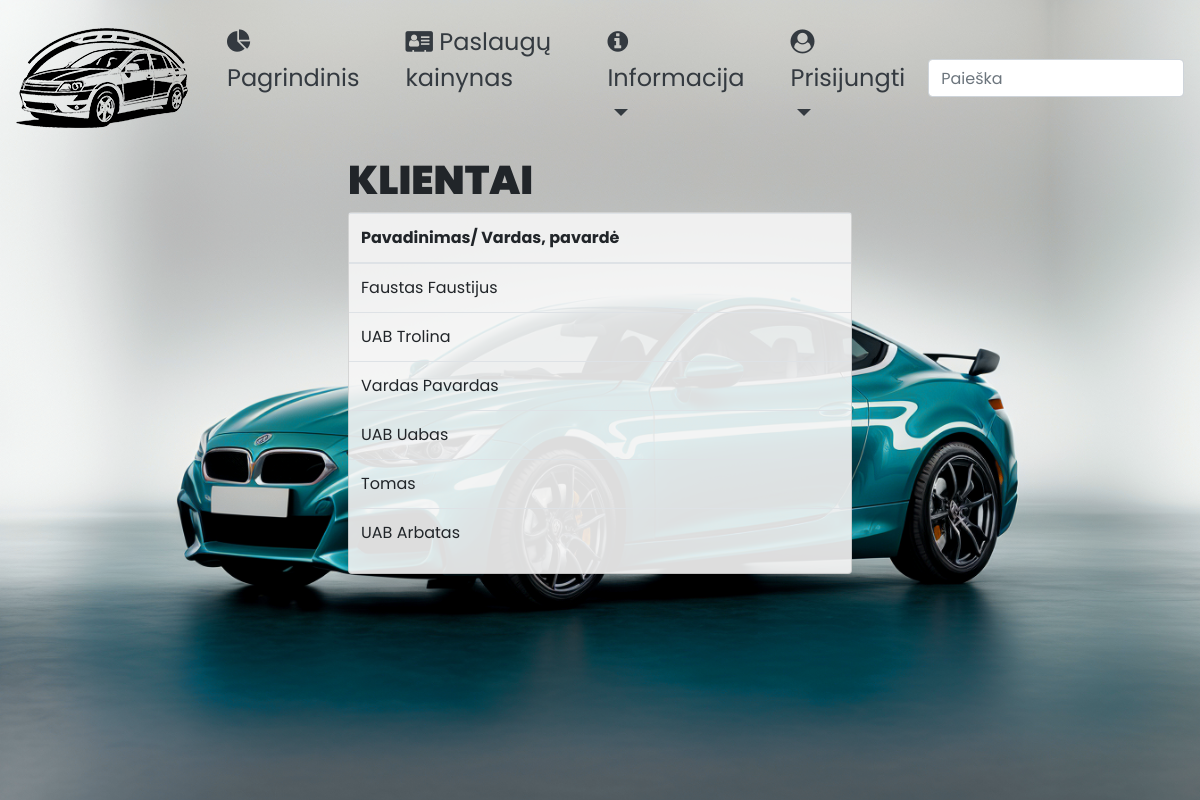
Before: /autoservisas/klientai/ with the older database file.
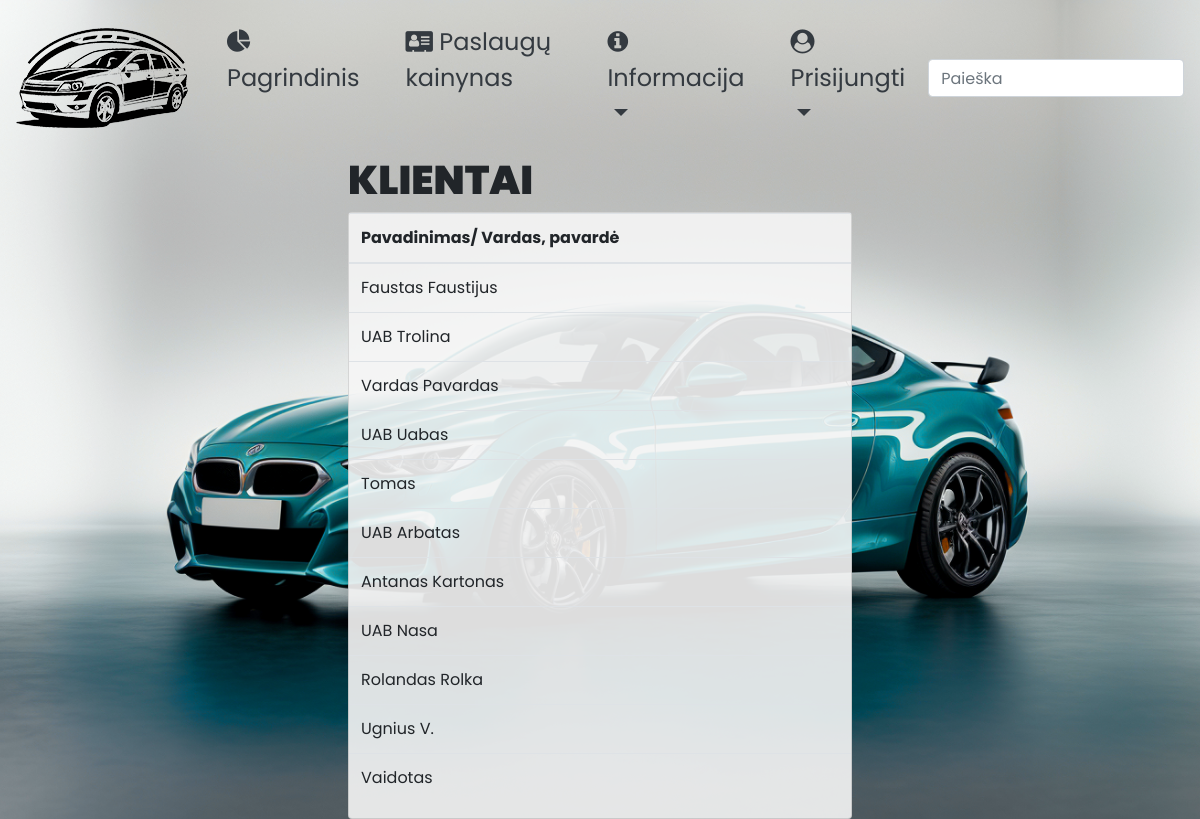
After: the same page with the newer database file.
### autoservisas/models.py (models this page shows, shortened)
class Automobilis(models.Model):
    valstybinis_nr = models.CharField('Automobilio valstybinis Nr.',
                                      max_length=7, null=False, unique=True, help_text='Įveskite valstybinį numerį')
    automobilio_modelis_id = models.ForeignKey('AutomobilioModelis', verbose_name='Automobilio modelis',
                                               on_delete=models.CASCADE, null=False)
    vin_kodas = models.CharField(max_length=17, null=False, unique=True, help_text='Įveskite automobilio VIN kodą')
    klientas = models.CharField(max_length=100, null=False,
                                help_text='Iveskite klientą (įmonės pavadinimas arba vardas/pavardė)')
    nuotrauka = models.ImageField('Nuotrauka', upload_to='nuotraukos', null=True)
    aprasymas = HTMLField()
    class Meta:
        verbose_name = 'Automobilis'
        verbose_name_plural = 'Automobiliai'

### autoservisas/views.py (the view)
# urls.py: path('klientai/', views.klientai, name='klientai'),
def klientai(request):
    klientai_pilna_info = Automobilis.objects.all()
    context = {
        'klientai': klientai_pilna_info,
    }
    return render(request, 'klientai.html', context=context)

### autoservisas/templates/klientai.html
{% extends "base.html" %}
{% block content %}
<h1 class="text-uppercase h1p">Klientai</h1>
<div class="card" style="background-color: rgba(245, 245, 245, 0.9);">
  <table class="table table-hover">
    <thead>
      <tr>
        <th scope="col">Pavadinimas/ Vardas, pavardė</th>
      </tr>
    </thead>
    <tbody>
    {% for a in klientai %}
      <tr>
        <td>{{a.klientas}}</td>
      </tr>
    {% endfor %}
    </tbody>
  </table>
</div>
{% endblock %}

Changed rows visible on the page:
added Automobilis: klientas "Antanas Kartonas"
added Automobilis: klientas "UAB Nasa"
added Automobilis: klientas "Rolandas Rolka"
added Automobilis: klientas "Ugnius V."
added Automobilis: klientas "Vaidotas"
